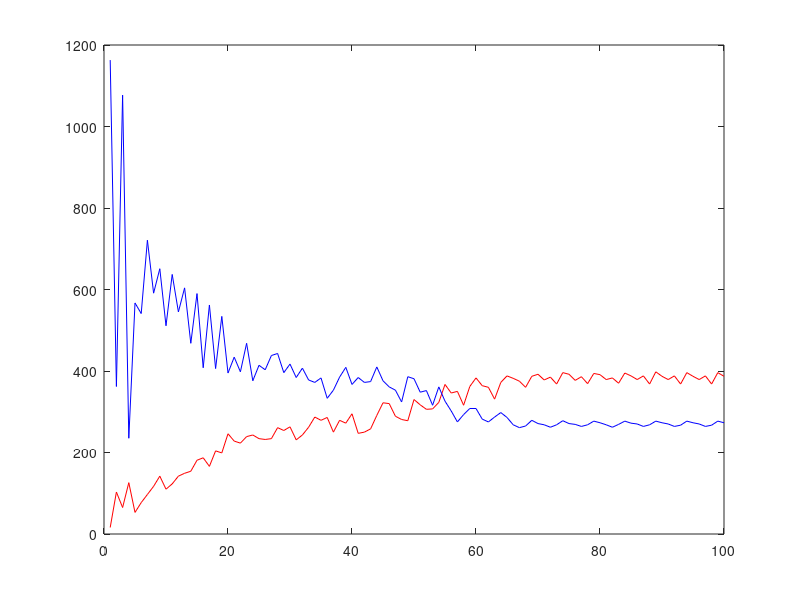

Write MATLAB code to recreate this figure.
pred=[
16,103,65,126,53,77,97,117,142,110,123,142,149,154,181,187,166,204,199,246,228,223,239,243,234,232,234,261,254,263,231,243,262,287,279,286,250,279,272,295,247,250,258,291,322,320,289,281,278,330,317,306,307,323,367,346,350,316,362,383,364,360,331,372,388,382,375,360,387,392,378,385,368,396,392,377,386,369,394,391,379,383,370,395,388,379,388,368,398,387,379,388,368,396,387,379,388,368,396,387,];
prey=[
1163,362,1077,235,567,541,721,591,651,511,637,545,604,468,590,408,562,406,534,395,434,398,468,376,414,403,438,443,396,417,384,407,378,372,383,333,353,385,409,367,384,372,374,410,376,361,353,324,386,381,348,352,316,361,326,302,275,293,308,308,282,275,287,298,286,268,261,265,279,271,268,262,268,278,271,269,264,268,277,273,268,262,269,277,272,270,264,268,277,273,270,264,267,277,273,270,264,267,277,273,];
plot(pred,'r');
hold on;
plot(prey,'b');
